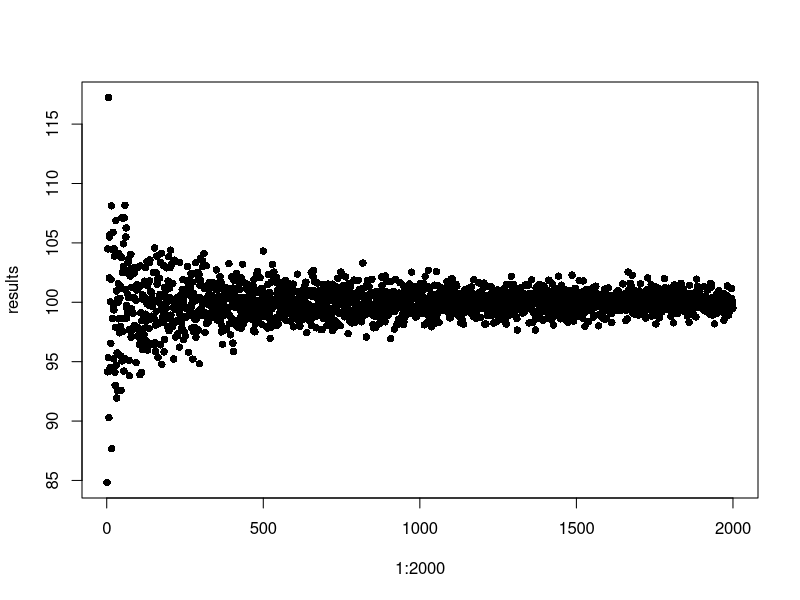

The R script that drew this image:
## ---- chunk 1
vector <- 1:10
for(i in vector){
  #do something with i
}
## ---- chunk 2
myVector <- 1:10
for(counter in myVector){
  result <- paste("counter ^ 2 = ", counter^2)
  print(result)
}
## ---- chunk 3
myVector <- 1:100
results <- numeric(100)
for(counter in myVector){
  results[counter] <- paste("counter ^ 2 = ", counter^2)
}

##now get just one of the stored results
results[50]
## ---- chunk 4
results <- numeric(2000)
for(i in 1:2000){
  results[i] <- mean(rnorm(n=i, mean=100, sd=30))
}
plot(1:2000, results, pch=16)
## ---- chunk 5
# note, we must accept argument
# even if we don't do anything with this argument.
summarizeRandom <- function(x){
  sample <- rnorm(1000)
  mySummary <- summary(sample)
  return(mySummary)
}

myResults <- lapply(1:100, FUN=summarizeRandom)
myResults[1:3]
